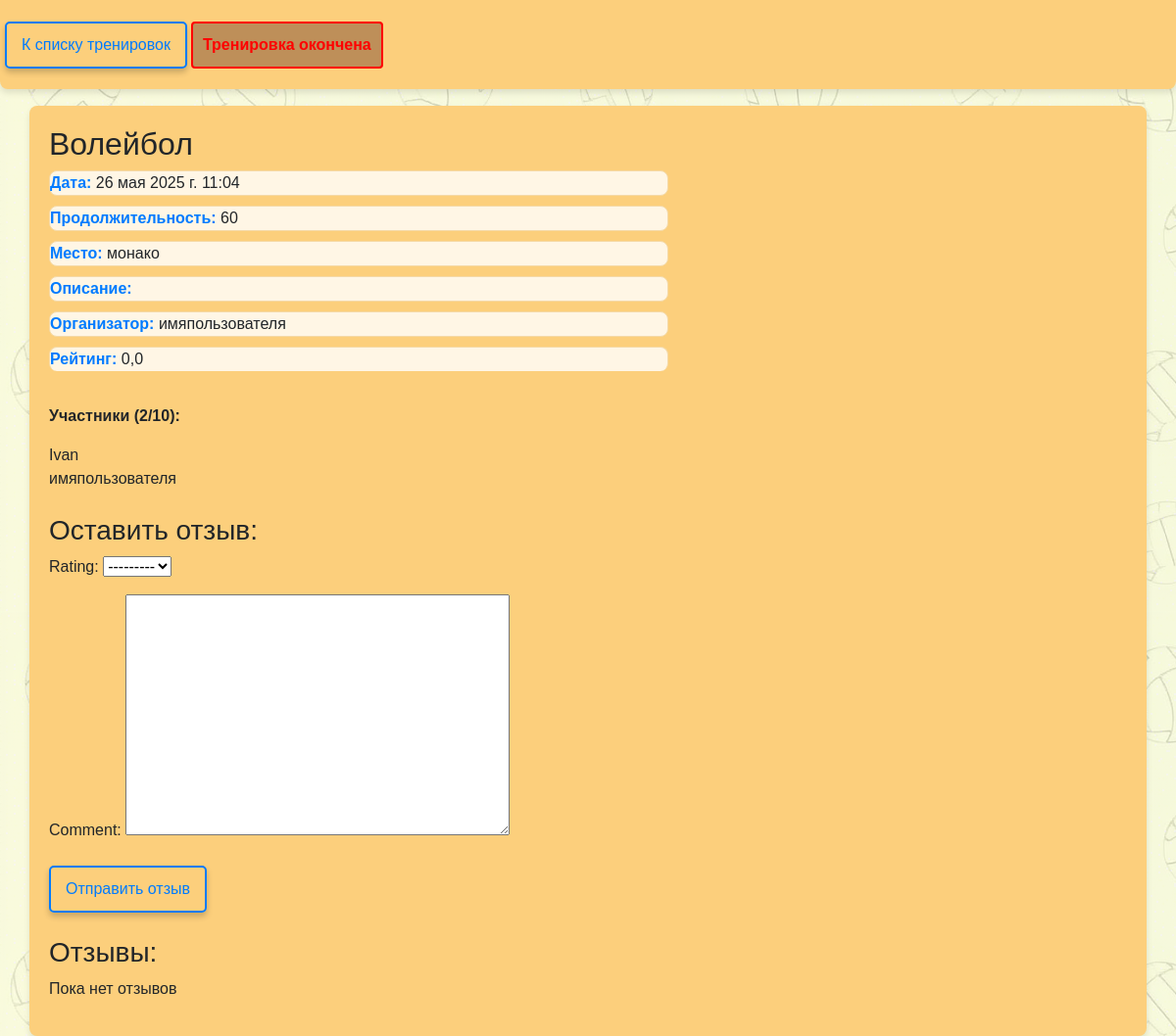
/training/13/ (signed in), run on an earlier commit of the app's database.
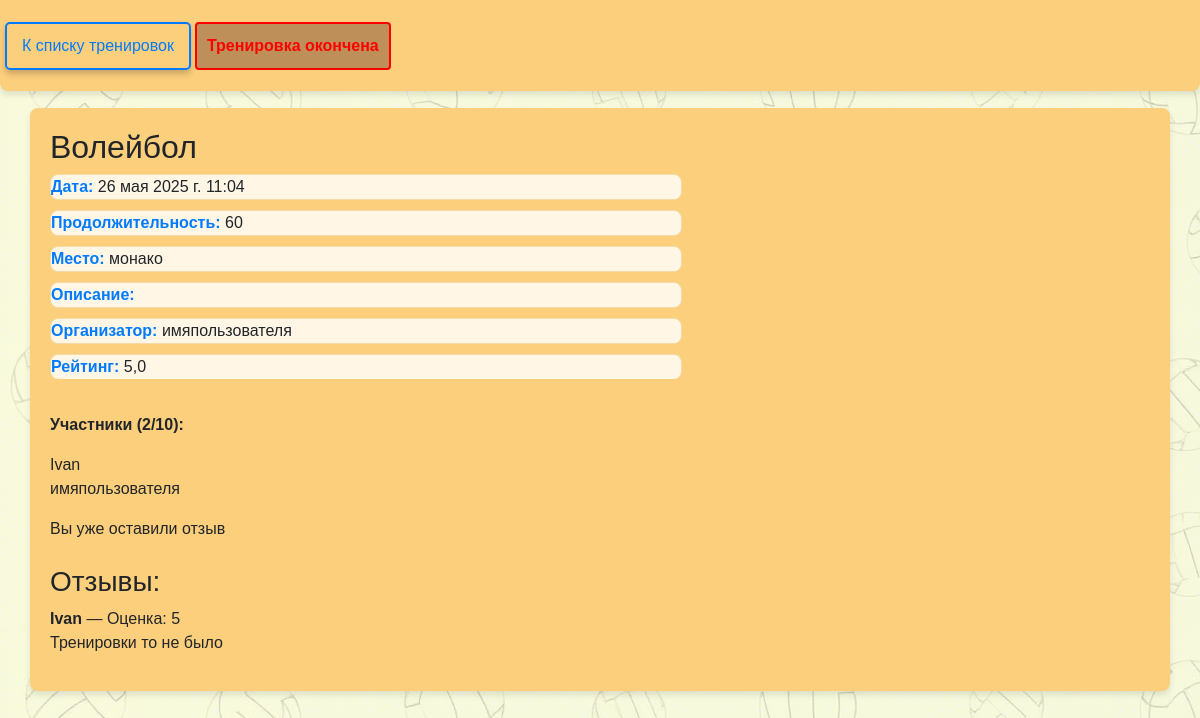
And on a later commit of the database.
### users/models.py (models this page shows, shortened)
class Training(models.Model):
    sport_type = models.ForeignKey(SportType, on_delete=models.CASCADE, verbose_name="Вид спорта")
    date = models.DateTimeField(verbose_name="Дата и время")
    location = models.CharField(max_length=255, verbose_name="Место")
    organizer = models.ForeignKey(User, on_delete=models.CASCADE, verbose_name="Организатор")
    description = models.TextField(blank=True, verbose_name="Описание")  # Описание тренировки
    image = models.ImageField(upload_to='training_images/', blank=True, null=True, verbose_name="Фото события")  # Фото
    max_participants = models.PositiveIntegerField(default=10, verbose_name="Максимальное количество участников")  # Лимит участников
    participants = models.ManyToManyField(User, related_name="trainings", blank=True, verbose_name="Участники")  # Записавшиеся
    duration = models.PositiveIntegerField(verbose_name="Продолжительность (в минутах)", default=60)
    @property
    def end_time(self):
        return self.date + timedelta(minutes=self.duration-420)
    @property
    def is_finished(self):
        return timezone.now() >= self.end_time

class User(AbstractUser):
    email = models.EmailField(unique=True)
    organizer_rating = models.FloatField(default=0, verbose_name="Рейтинг организатора")
    participant_rating = models.FloatField(default=0)

class SportType(models.Model):
    name = models.CharField(max_length=100, unique=True)
    def __str__(self):
        return self.name

class Review(models.Model):
    training = models.ForeignKey(Training, on_delete=models.CASCADE, related_name='reviews')
    author = models.ForeignKey(User, on_delete=models.CASCADE)
    rating = models.PositiveSmallIntegerField(choices=[(i, i) for i in range(1, 6)])
    comment = models.TextField(blank=True)
    created_at = models.DateTimeField(auto_now_add=True)
    class Meta:
        unique_together = ('training', 'author')  # один отзыв от участника на тренировку

### users/views.py (the view, shortened to what this page needs)
# urls.py: path('training/<int:pk>/', views.TrainingDetailView.as_view(), name='training_detail'),
class TrainingDetailView(DetailView):
    model = Training
    template_name = 'training_detail.html'
    context_object_name = 'training'
    def get_context_data(self, **kwargs):
        context = super().get_context_data(**kwargs)
        training = self.get_object()
        user = self.request.user
        context['review_form'] = ReviewForm()
        context['can_review'] = (
            training.is_finished and
            user in training.participants.all() and
            not training.reviews.filter(author=user).exists()
        )
        context['has_reviewed'] = training.reviews.filter(author=user).exists()
        context['reviews'] = training.reviews.all()
        return context

### users/forms.py
class ReviewForm(forms.ModelForm):
    class Meta:
        model = Review
        fields = ['rating', 'comment']

### users/templates/training_detail.html (shortened to what this page needs)
{% load static %}
<!DOCTYPE html>
<html lang="ru">
<head>
    <link href="https://cdn.jsdelivr.net/npm/bootstrap@5.3.3/dist/css/bootstrap.min.css" rel="stylesheet">
    <link rel="stylesheet" href="{% static 'css/styles.css' %}">
</head>
<body>
<header style="padding: 5px !important;" id="navbar" class="container-fluid d-flex flex-wrap justify-content-between align-items-center">
    <div class="d-flex flex-wrap align-items-center gap-1">
        <a href="{% url 'training_list' %}" class="btn blue d-none d-sm-inline-flex">К списку тренировок</a>
        {% if user.is_authenticated %}
            {% if training.is_finished %}
                <p class="full-message d-none d-sm-inline-flex">Тренировка окончена</p>
            {% elif user in training.participants.all %}
                <a href="{% url 'leave_training' training.id %}" class="btn red">Отменить участие</a>
            {% elif training.participants.count < training.max_participants %}
                <a href="{% url 'join_training' training.id %}" class="btn">Записаться</a>
            {% else %}
                <p class="full-message mb-0">Все места заняты!</p>
            {% endif %}
        {% endif %}
    </div>
</header>
<div class="container training-detail mt-5">
    <div class="row align-items-start">
        <div class="col-12 col-md-7 text-start">
            <h2>{{ training.sport_type }}</h2>
            <p class="training-item"><strong>Дата:</strong> {{ training.date }}</p>
            <p class="training-item"><strong>Продолжительность:</strong> {{ training.duration }}</p>
            <p class="training-item"><strong>Место:</strong> {{ training.location }}</p>
            <p class="training-item"><strong>Описание:</strong> {{ training.description }}</p>
            <p class="training-item"><strong>Организатор:</strong> {{ training.organizer.username }}</p>
            <p class="training-item"><strong>Рейтинг:</strong> {{ training.organizer.organizer_rating|floatformat:1 }}</p>
        </div>
    </div>
    <div class="mt-4 text-start">
        <p><strong>Участники ({{ training.participants.count }}/{{ training.max_participants }}):</strong></p>
        <ul class="training-list">
            {% for user in training.participants.all %}
                <li>{{ user.username }}</li>
            {% empty %}
                <li>Пока никто не записался.</li>
            {% endfor %}
        </ul>
    </div>
    {% if training.is_finished and user in training.participants.all %}
        {% if can_review %}
            <h3 class="mt-4">Оставить отзыв:</h3>
            <form method="post">
                {{ review_form.as_p }}
                <button type="submit" class="btn mt-2">Отправить отзыв</button>
            </form>
        {% elif has_reviewed %}
            <p class="mt-3">Вы уже оставили отзыв</p>
        {% endif %}
    {% endif %}
    <h3 class="mt-4">Отзывы:</h3>
    {% for review in training.reviews.all %}
        <div class="mb-3 text-start">
            <strong>{{ review.author.username }}</strong> — Оценка: {{ review.rating }}
            <p>{{ review.comment }}</p>
        </div>
    {% empty %}
        <p>Пока нет отзывов</p>
    {% endfor %}
</div>
</body>
</html>

What changed in the data, as far as the page shows it:
changed through a linked row, Training "монако": organizer.organizer_rating "0,0" → "5,0"
added Review: author.username "Ivan", rating "5", comment "Тренировки то не было"
Also different on the page:
form field rating: "---------" → (not shown)
text no longer shown: "Оставить отзыв: Rating: Comment: Отправить отзыв Пока нет отзывов"
text now shown: "Вы уже оставили отзыв"
